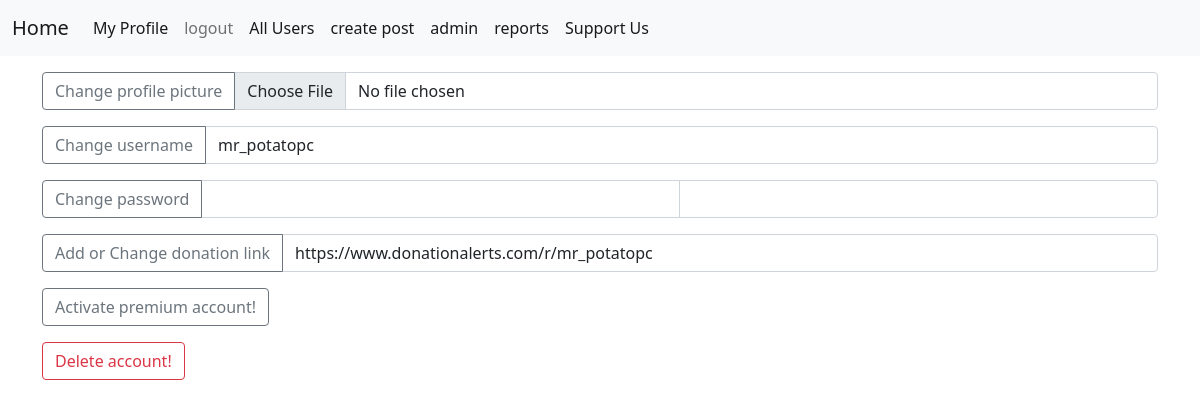
The app's page /user_settings/ (signed in) with its own data.
### home/models.py (models this page shows)
class user_name(models.Model):
    user = models.ForeignKey(User,on_delete=models.CASCADE)
    name = models.CharField(max_length=200)

class user_donate_link(models.Model):
    user = models.ForeignKey(User,on_delete=models.CASCADE)
    link = models.URLField(max_length=400)

### home/views.py (the view)
# urls.py: path('user_settings/',views.UserSettings.as_view(),name="settings"),
class UserSettings(TemplateView):
    template_name = "home/settings.html"

### templates/home/settings.html (shortened to what this page needs)
{% extends 'base.html' %}
{% load static %}
{% block content %}
<div class="container mt-3">
    <div class="">
      <form class="" action="{% url 'home:edituserava' %}" method="post" enctype="multipart/form-data">
        <div class="input-group">
          <button class="btn btn-outline-secondary" type="submit" id="inputGroupFileAddon03">Change profile picture</button>
          <input type="file" accept="image/png, image/gif, image/jpeg" class="form-control" required id="inputGroupFile03" aria-describedby="inputGroupFileAddon03" aria-label="Upload" name="profilepic">
        </div>
      </form>
    </div>
    <div class="mt-3">
      <form method="post" action="{% url 'home:editusername' %}">
        <div class="input-group mb-3">
          <button class="btn btn-outline-secondary" onclick="this.disabled=true;" type="submit" id="inputGroupFileAddon03">Change username</button>
          <input type="text" class="form-control" required value="{% if user.user_name_set.all|first %}{% with user.user_name_set.all|first as u %}{{u.name}}{% endwith %}{% else %}{{user}}{% endif %}" aria-label="Text input with segmented dropdown button" name="username">
        </div>
      </form>
    </div>
    <div class="mt-3">
      <form class="" action="{% url 'home:edituserpassword' %}" method="post">
        <div class="input-group mb-3">
          <button class="btn btn-outline-secondary" type="submit" id="inputGroupFileAddon03">Change password</button>
          <input name="password" class="form-control" required="required" type="password" id="password" minlength="8" />
          <input name="password_confirm" class="form-control" required="required" type="password" id="password_confirm" oninput="check(this)" minlength="8" />
        </div>
      </form>
    </div>
    <div class="mt-3">
      <form class="" action="{% url 'home:userdonatelink' %}" method="post">
        <div class="input-group mb-3">
          <button class="btn btn-outline-secondary" type="submit" id="inputGroupFileAddon03">Add or Change donation link</button>
          <input type="url" class="form-control" required value="{% if user.user_donate_link_set.all|first %}{% with user.user_donate_link_set.all|first as u %}{{u.link}}{% endwith %}{% endif %}" aria-label="Text input with segmented dropdown button" name="link">
        </div>
      </form>
    </div>
    <div class="mt-3">
      <div class="input-group mb-3">
        {% if user.user_premium_set.all|first %}
          <a href="#" class="btn btn-outline-secondary">You already have premium!</a>
        {% else %}
          <a href="{% url 'home:getpremium' %}" class="btn btn-outline-secondary">Activate premium account!</a>
        {% endif %}
      </div>
    </div>
    <div class="mt-3">
      <div class="input-group mb-3">
        <a href="{% url 'home:deleteuser' %}" class="btn btn-outline-danger">Delete account!</a>
      </div>
    </div>
</div>
{% endblock %}

### records on screen
user_name: username "mr_potatopc"
user_donate_link: link "https://www.donationalerts.com/r/mr_potatopc"
